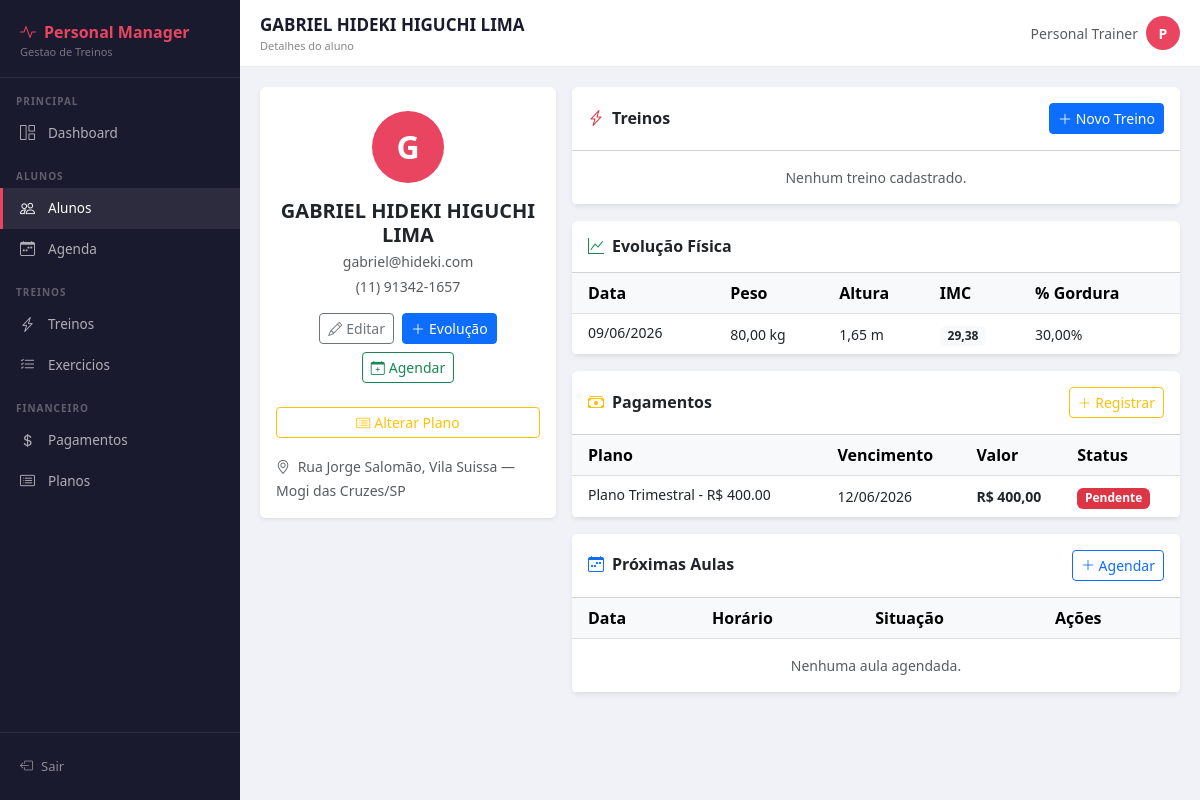
The page /alunos/29/ (signed in) on the database as committed earlier.
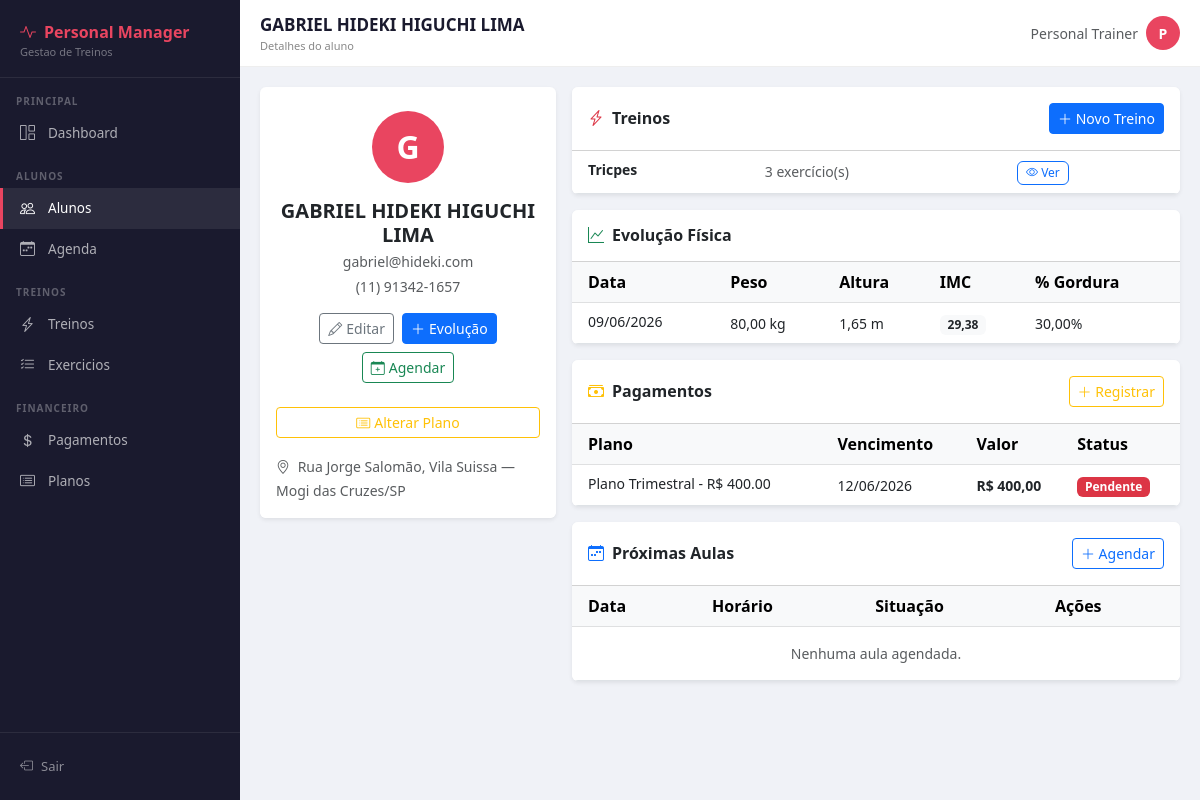
The same page on the database as committed later.
### alunos/models.py (models this page shows, shortened)
class EvolutionFisica(models.Model):
    aluno              = models.ForeignKey(Aluno, on_delete=models.CASCADE, related_name='evolucoes')
    data               = models.DateField()
    peso               = models.DecimalField(max_digits=5, decimal_places=2, help_text='kg')
    altura             = models.DecimalField(max_digits=4, decimal_places=2, help_text='metros')
    imc                = models.DecimalField(max_digits=4, decimal_places=2, blank=True, null=True)
    percentual_gordura = models.DecimalField(max_digits=4, decimal_places=2, blank=True, null=True)
    observacoes        = models.TextField(blank=True)
    criado_em          = models.DateTimeField(auto_now_add=True)
    class Meta:
        verbose_name        = 'Evolucao Fisica'
        verbose_name_plural = 'Evolucoes Fisicas'
        ordering            = ['-data']

### financeiro/models.py (models this page shows, shortened)
class Pagamento(models.Model):
    FORMA_CHOICES = [
        ('dinheiro', 'Dinheiro'),
        ('pix', 'PIX'),
        ('cartao_credito', 'Cartão de Crédito'),
        ('cartao_debito', 'Cartão de Débito'),
        ('transferencia', 'Transferência'),
    ]
    aluno = models.ForeignKey(Aluno, on_delete=models.CASCADE, related_name='pagamentos')
    plano = models.ForeignKey(Plano, on_delete=models.SET_NULL, null=True)
    valor = models.DecimalField(max_digits=8, decimal_places=2)
    data_vencimento = models.DateField()
    data_pagamento = models.DateField(null=True, blank=True)
    pago = models.BooleanField(default=False)
    forma_pagamento = models.CharField(max_length=20, choices=FORMA_CHOICES, blank=True)
    observacoes = models.TextField(blank=True)
    criado_em = models.DateTimeField(auto_now_add=True)
    class Meta:
        verbose_name = 'Pagamento'
        verbose_name_plural = 'Pagamentos'
        ordering = ['-data_vencimento']

class Plano(models.Model):
    nome = models.CharField(max_length=100)
    valor = models.DecimalField(max_digits=8, decimal_places=2)
    duracao = models.PositiveIntegerField(help_text='Duração em dias')
    descricao = models.TextField(blank=True)
    ativo = models.BooleanField(default=True)
    class Meta:
        verbose_name = 'Plano'
        verbose_name_plural = 'Planos'
        ordering = ['valor']
    def __str__(self):
        return f'{self.nome} - R$ {self.valor}'

### treinos/models.py (models this page shows, shortened)
class Treino(models.Model):
    aluno = models.ForeignKey(Aluno, on_delete=models.CASCADE, related_name='treinos')
    nome = models.CharField(max_length=100)
    descricao = models.TextField(blank=True)
    ativo = models.BooleanField(default=True)
    criado_em = models.DateTimeField(auto_now_add=True)
    atualizado_em = models.DateTimeField(auto_now=True)
    class Meta:
        verbose_name = 'Treino'
        verbose_name_plural = 'Treinos'
        ordering = ['nome']

### alunos/views.py (the view)
# urls.py: path('<int:pk>/', views.detalhe_aluno, name='detalhe_aluno'),
@login_required
def detalhe_aluno(request, pk):
    aluno      = get_object_or_404(Aluno, pk=pk)
    evolucoes  = aluno.evolucoes.all()[:10]
    treinos    = aluno.treinos.all()
    pagamentos = aluno.pagamentos.all().order_by('-data_vencimento')[:5]
    from agenda.models import Aula
    from datetime import date
    proximas_aulas = Aula.objects.filter(aluno=aluno, data__gte=date.today()).order_by('data')[:5]
    return render(request, 'alunos/detalhe.html', {
        'aluno': aluno, 'evolucoes': evolucoes,
        'treinos': treinos, 'pagamentos': pagamentos,
        'proximas_aulas': proximas_aulas,
    })

### alunos/templates/alunos/detalhe.html (shortened to what the changed rows need)
{% extends 'core/base.html' %}
{% block content %}
<div class="row g-3">
  <div class="col-md-8">
    <div class="card shadow-sm border-0 mb-3">
      <div class="card-body p-0">
        <table class="table table-hover mb-0">
          <tbody>
            {% for treino in treinos %}
            <tr>
              <td class="ps-3 fw-semibold small">{{ treino.nome }}</td>
              <td><small class="text-muted">{{ treino.exercicios.count }} exercício(s)</small></td>
              <td>
                <a href="{% url 'detalhe_treino' treino.pk %}"
                   class="btn btn-outline-primary"
                   style="padding:2px 8px;font-size:12px;">
                  <i class="bi bi-eye"></i> Ver
                </a>
              </td>
            </tr>
            {% empty %}
            <tr>
              <td colspan="3" class="text-center text-muted py-3 small">
                Nenhum treino cadastrado.
              </td>
            </tr>
            {% endfor %}
          </tbody>
        </table>
      </div>
    </div>
    <div class="card shadow-sm border-0 mb-3">
      <div class="card-body p-0">
        <table class="table table-hover mb-0">
          <thead class="table-light">
            <tr>
              <th class="ps-3">Data</th>
              <th>Peso</th>
              <th>Altura</th>
              <th>IMC</th>
              <th>% Gordura</th>
            </tr>
          </thead>
          <tbody>
            {% for ev in evolucoes %}
            <tr>
              <td class="ps-3 small">{{ ev.data|date:"d/m/Y" }}</td>
              <td><small>{{ ev.peso }} kg</small></td>
              <td><small>{{ ev.altura }} m</small></td>
              <td><span class="badge bg-light text-dark">{{ ev.imc }}</span></td>
              <td>
                <small>
                  {% if ev.percentual_gordura %}{{ ev.percentual_gordura }}%{% else %}—{% endif %}
                </small>
              </td>
            </tr>
            {% empty %}
            <tr>
              <td colspan="5" class="text-center text-muted py-3 small">
                Nenhuma evolução registrada.
              </td>
            </tr>
            {% endfor %}
          </tbody>
        </table>
      </div>
    </div>
    <div class="card shadow-sm border-0 mb-3">
      <div class="card-body p-0">
        <table class="table table-hover mb-0">
          <thead class="table-light">
            <tr>
              <th class="ps-3">Plano</th>
              <th>Vencimento</th>
              <th>Valor</th>
              <th>Status</th>
            </tr>
          </thead>
          <tbody>
            {% for pag in pagamentos %}
            <tr>
              <td class="ps-3 small">{{ pag.plano }}</td>
              <td><small>{{ pag.data_vencimento|date:"d/m/Y" }}</small></td>
              <td><small class="fw-bold">R$ {{ pag.valor }}</small></td>
              <td>
                {% if pag.pago %}
                  <span class="badge bg-success">Pago</span>
                {% else %}
                  <span class="badge bg-danger">Pendente</span>
                {% endif %}
              </td>
            </tr>
            {% empty %}
            <tr>
              <td colspan="4" class="text-center text-muted py-3 small">
                Nenhum pagamento registrado.
              </td>
            </tr>
            {% endfor %}
          </tbody>
        </table>
      </div>
    </div>
    <div class="card shadow-sm border-0">
      <div class="card-body p-0">
        <table class="table table-hover mb-0">
          <thead class="table-light">
            <tr>
              <th class="ps-3">Data</th>
              <th>Horário</th>
              <th>Situação</th>
              <th>Ações</th>
            </tr>
          </thead>
        </table>
      </div>
    </div>
  </div>
</div>
{% endblock %}

Rows that differ between the two databases and show on the page:
added Treino: nome "Tricpes", exercicios.count "3"
Other text that changed with them:
text no longer shown: "Nenhum treino cadastrado."
